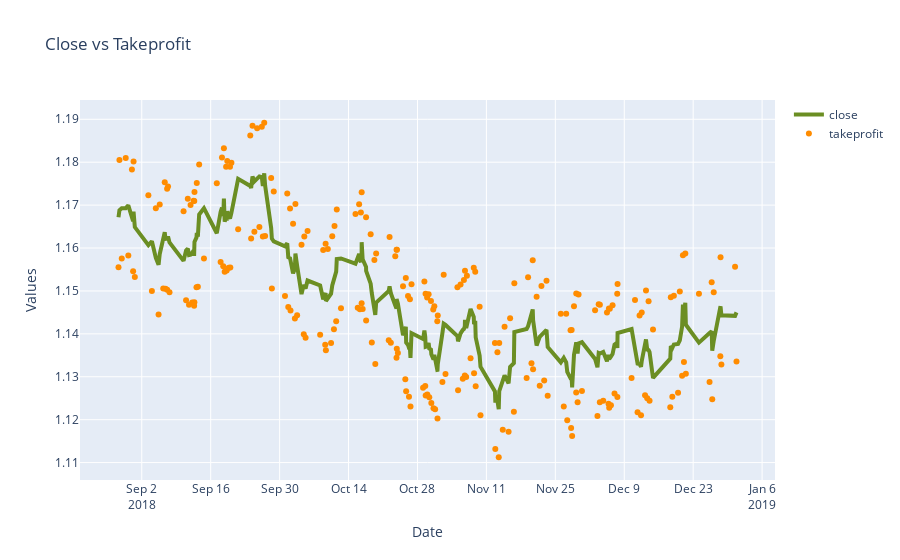

Source (notebook cell):
### Code cell
# TP
fig = go.Figure()
fig.add_trace(go.Scatter(x=earnings_df_ma['time'], y=earnings_df_ma['close'],
                    mode='lines',
                    name='close',
                    line=dict(color='olivedrab', width=4)))

fig.add_trace(go.Scatter(x=earnings_df_ma['time'], y=earnings_df_ma['Takeprofit'],
                    mode='markers', name='takeprofit',
                    line=dict(color='darkorange', width=3)))
# Edit the layout
fig.update_layout(title='Close vs Takeprofit',
                   xaxis_title='Date',
                   yaxis_title='Values')

fig.show()

### Figure 1 — Plotly figure (JSON) as saved in the notebook; plotly's stock layout.template omitted (floating-point values rounded to 4 significant figures; data arrays with more than 128 entries replaced by an {"elided": "..."} marker saying what was removed)
{"data": [{"line": {"color": "olivedrab", "width": 4}, "mode": "lines", "name": "close", "type": "scatter", "x": {"elided": "247 str values"}, "y": {"elided": "247 float values"}}, {"line": {"color": "darkorange", "width": 3}, "mode": "markers", "name": "takeprofit", "type": "scatter", "x": {"elided": "247 str values"}, "y": {"elided": "247 float values"}}], "layout": {"title": {"text": "Close vs Takeprofit"}, "xaxis": {"title": {"text": "Date"}}, "yaxis": {"title": {"text": "Values"}}}}
